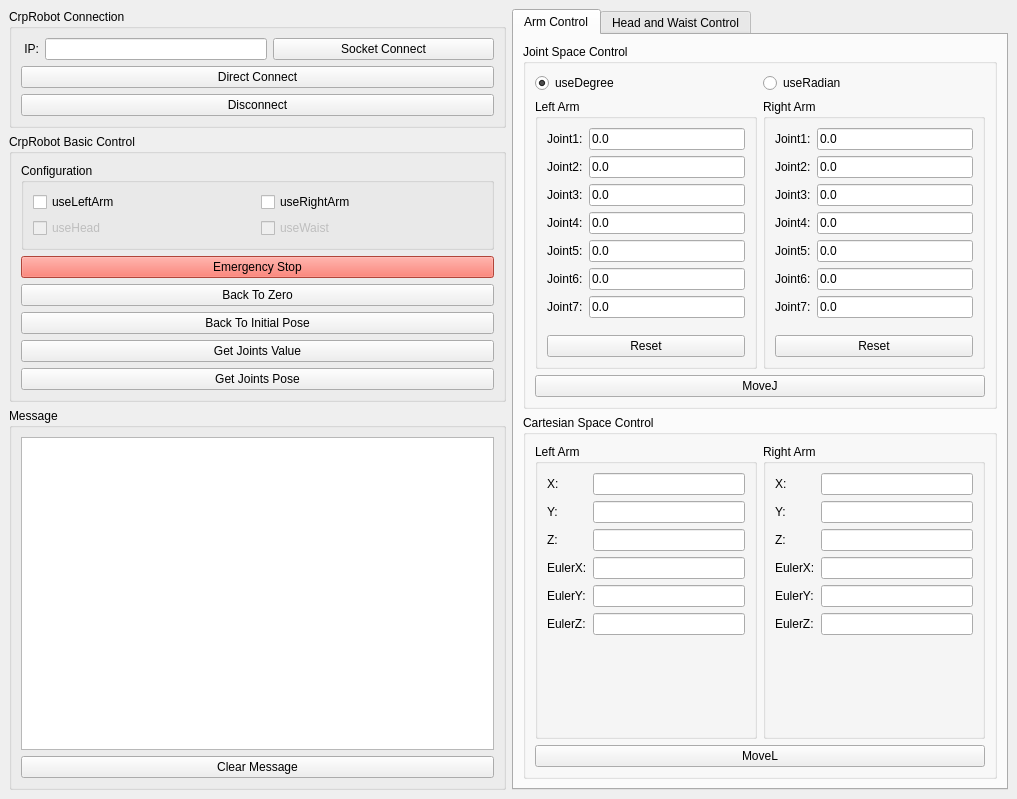
<?xml version="1.0" encoding="UTF-8"?>
<ui version="4.0">
 <class>CrpRobotBasicControlGUI</class>
 <widget class="QMainWindow" name="CrpRobotBasicControlGUI">
  <property name="geometry">
   <rect>
    <x>0</x>
    <y>0</y>
    <width>1017</width>
    <height>799</height>
   </rect>
  </property>
  <property name="font">
   <font>
    <weight>50</weight>
    <italic>false</italic>
    <bold>false</bold>
    <underline>false</underline>
    <strikeout>false</strikeout>
   </font>
  </property>
  <property name="windowTitle">
   <string>CrpRobotBasicControlGUI</string>
  </property>
  <widget class="QWidget" name="centralwidget">
   <layout class="QHBoxLayout" name="horizontalLayout">
    <item>
     <layout class="QVBoxLayout" name="verticalLayout_2">
      <property name="sizeConstraint">
       <enum>QLayout::SetDefaultConstraint</enum>
      </property>
      <item>
       <widget class="QGroupBox" name="groupBox">
        <property name="title">
         <string>CrpRobot Connection</string>
        </property>
        <layout class="QVBoxLayout" name="verticalLayout_4">
         <item>
          <layout class="QHBoxLayout" name="horizontalLayout_2">
           <item>
            <widget class="QLabel" name="label">
             <property name="text">
              <string> IP:</string>
             </property>
            </widget>
           </item>
           <item>
            <widget class="QLineEdit" name="ipLineEdit"/>
           </item>
           <item>
            <widget class="QPushButton" name="socketConnectPushButton">
             <property name="sizePolicy">
              <sizepolicy hsizetype="MinimumExpanding" vsizetype="Fixed">
               <horstretch>0</horstretch>
               <verstretch>0</verstretch>
              </sizepolicy>
             </property>
             <property name="text">
              <string>Socket Connect</string>
             </property>
            </widget>
           </item>
          </layout>
         </item>
         <item>
          <widget class="QPushButton" name="directConnectPushButton">
           <property name="sizePolicy">
            <sizepolicy hsizetype="Preferred" vsizetype="Fixed">
             <horstretch>0</horstretch>
             <verstretch>0</verstretch>
            </sizepolicy>
           </property>
           <property name="text">
            <string>Direct Connect</string>
           </property>
          </widget>
         </item>
         <item>
          <widget class="QPushButton" name="disconnectPushButton">
           <property name="styleSheet">
            <string notr="true"/>
           </property>
           <property name="text">
            <string>Disconnect</string>
           </property>
           <property name="autoDefault">
            <bool>false</bool>
           </property>
          </widget>
         </item>
        </layout>
       </widget>
      </item>
      <item>
       <widget class="QGroupBox" name="groupBox_2">
        <property name="title">
         <string>CrpRobot Basic Control</string>
        </property>
        <layout class="QVBoxLayout" name="verticalLayout_7">
         <item>
          <layout class="QVBoxLayout" name="verticalLayout_6">
           <item>
            <widget class="QGroupBox" name="groupBox_3">
             <property name="title">
              <string>Configuration</string>
             </property>
             <layout class="QGridLayout" name="gridLayout_2">
              <item row="0" column="1">
               <widget class="QCheckBox" name="rightArmCheckBox">
                <property name="text">
                 <string>useRightArm</string>
                </property>
               </widget>
              </item>
              <item row="1" column="0">
               <widget class="QCheckBox" name="headCheckBox">
                <property name="enabled">
                 <bool>false</bool>
                </property>
                <property name="text">
                 <string>useHead</string>
                </property>
               </widget>
              </item>
              <item row="1" column="1">
               <widget class="QCheckBox" name="waistCheckBox">
                <property name="enabled">
                 <bool>false</bool>
                </property>
                <property name="text">
                 <string>useWaist</string>
                </property>
               </widget>
              </item>
              <item row="0" column="0">
               <widget class="QCheckBox" name="leftArmCheckBox">
                <property name="text">
                 <string>useLeftArm</string>
                </property>
               </widget>
              </item>
             </layout>
            </widget>
           </item>
          </layout>
         </item>
         <item>
          <widget class="QPushButton" name="emergencyStopPushButton">
           <property name="styleSheet">
            <string notr="true">background-color: rgb(246, 97, 81);</string>
           </property>
           <property name="text">
            <string>Emergency Stop</string>
           </property>
          </widget>
         </item>
         <item>
          <widget class="QPushButton" name="backToZeroPushButton">
           <property name="text">
            <string>Back To Zero</string>
           </property>
          </widget>
         </item>
         <item>
          <widget class="QPushButton" name="backToInitPosePushButton">
           <property name="text">
            <string>Back To Initial Pose</string>
           </property>
          </widget>
         </item>
         <item>
          <widget class="QPushButton" name="getJointsValuePushButton">
           <property name="text">
            <string>Get Joints Value</string>
           </property>
          </widget>
         </item>
         <item>
          <widget class="QPushButton" name="getJointsPosePushButton">
           <property name="text">
            <string>Get Joints Pose</string>
           </property>
          </widget>
         </item>
        </layout>
       </widget>
      </item>
      <item>
       <widget class="QGroupBox" name="groupBox_4">
        <property name="title">
         <string>Message</string>
        </property>
        <layout class="QVBoxLayout" name="verticalLayout_8">
         <item>
          <widget class="QTextEdit" name="messageTextEdit"/>
         </item>
         <item>
          <widget class="QPushButton" name="clearMessagePushButton">
           <property name="text">
            <string>Clear Message</string>
           </property>
          </widget>
         </item>
        </layout>
       </widget>
      </item>
     </layout>
    </item>
    <item>
     <widget class="QTabWidget" name="tabWidget">
      <property name="enabled">
       <bool>true</bool>
      </property>
      <property name="sizePolicy">
       <sizepolicy hsizetype="Expanding" vsizetype="Expanding">
        <horstretch>0</horstretch>
        <verstretch>0</verstretch>
       </sizepolicy>
      </property>
      <property name="layoutDirection">
       <enum>Qt::LeftToRight</enum>
      </property>
      <property name="autoFillBackground">
       <bool>false</bool>
      </property>
      <property name="currentIndex">
       <number>0</number>
      </property>
      <widget class="QWidget" name="tab1">
       <property name="font">
        <font>
         <weight>50</weight>
         <italic>false</italic>
         <bold>false</bold>
         <underline>false</underline>
         <strikeout>false</strikeout>
        </font>
       </property>
       <property name="whatsThis">
        <string>&lt;html&gt;&lt;head/&gt;&lt;body&gt;&lt;p&gt;??&lt;/p&gt;&lt;/body&gt;&lt;/html&gt;</string>
       </property>
       <attribute name="title">
        <string>Arm Control</string>
       </attribute>
       <layout class="QVBoxLayout" name="verticalLayout_10">
        <item>
         <widget class="QGroupBox" name="groupBox_5">
          <property name="title">
           <string>Joint Space Control</string>
          </property>
          <layout class="QVBoxLayout" name="verticalLayout_11">
           <item>
            <layout class="QHBoxLayout" name="horizontalLayout_4">
             <item>
              <widget class="QRadioButton" name="degreeRadioButton">
               <property name="text">
                <string>useDegree</string>
               </property>
               <property name="checked">
                <bool>true</bool>
               </property>
              </widget>
             </item>
             <item>
              <widget class="QRadioButton" name="radianRadioButton">
               <property name="text">
                <string>useRadian</string>
               </property>
               <property name="checked">
                <bool>false</bool>
               </property>
              </widget>
             </item>
            </layout>
           </item>
           <item>
            <layout class="QHBoxLayout" name="horizontalLayout_3">
             <item>
              <widget class="QGroupBox" name="groupBox_7">
               <property name="title">
                <string>Left Arm</string>
               </property>
               <layout class="QGridLayout" name="gridLayout">
                <item row="0" column="0">
                 <layout class="QFormLayout" name="formLayout">
                  <item row="0" column="0">
                   <widget class="QLabel" name="label_2">
                    <property name="text">
                     <string>Joint1:</string>
                    </property>
                   </widget>
                  </item>
                  <item row="0" column="1">
                   <widget class="QLineEdit" name="leftArmJ1LineEdit">
                    <property name="text">
                     <string>0.0</string>
                    </property>
                   </widget>
                  </item>
                  <item row="1" column="0">
                   <widget class="QLabel" name="label_3">
                    <property name="text">
                     <string>Joint2:</string>
                    </property>
                   </widget>
                  </item>
                  <item row="1" column="1">
                   <widget class="QLineEdit" name="leftArmJ2LineEdit">
                    <property name="text">
                     <string>0.0</string>
                    </property>
                   </widget>
                  </item>
                  <item row="2" column="0">
                   <widget class="QLabel" name="label_4">
                    <property name="text">
                     <string>Joint3:</string>
                    </property>
                   </widget>
                  </item>
                  <item row="2" column="1">
                   <widget class="QLineEdit" name="leftArmJ3LineEdit">
                    <property name="text">
                     <string>0.0</string>
                    </property>
                   </widget>
                  </item>
                  <item row="3" column="0">
                   <widget class="QLabel" name="label_5">
                    <property name="text">
                     <string>Joint4:</string>
                    </property>
                   </widget>
                  </item>
                  <item row="3" column="1">
                   <widget class="QLineEdit" name="leftArmJ4LineEdit">
                    <property name="text">
                     <string>0.0</string>
                    </property>
                   </widget>
                  </item>
                  <item row="4" column="0">
                   <widget class="QLabel" name="label_6">
                    <property name="text">
                     <string>Joint5:</string>
                    </property>
                   </widget>
                  </item>
                  <item row="4" column="1">
                   <widget class="QLineEdit" name="leftArmJ5LineEdit">
                    <property name="text">
                     <string>0.0</string>
                    </property>
                   </widget>
                  </item>
                  <item row="5" column="0">
                   <widget class="QLabel" name="label_7">
                    <property name="text">
                     <string>Joint6:</string>
                    </property>
                   </widget>
                  </item>
                  <item row="5" column="1">
                   <widget class="QLineEdit" name="leftArmJ6LineEdit">
                    <property name="text">
                     <string>0.0</string>
                    </property>
                   </widget>
                  </item>
                  <item row="6" column="0">
                   <widget class="QLabel" name="label_8">
                    <property name="text">
                     <string>Joint7:</string>
                    </property>
                   </widget>
                  </item>
                  <item row="6" column="1">
                   <widget class="QLineEdit" name="leftArmJ7LineEdit">
                    <property name="text">
                     <string>0.0</string>
                    </property>
                   </widget>
                  </item>
                 </layout>
                </item>
                <item row="1" column="0">
                 <widget class="QPushButton" name="resetLeftArmPushButton">
                  <property name="text">
                   <string>Reset</string>
                  </property>
                 </widget>
                </item>
               </layout>
              </widget>
             </item>
             <item>
              <widget class="QGroupBox" name="groupBox_8">
               <property name="title">
                <string>Right Arm</string>
               </property>
               <layout class="QGridLayout" name="gridLayout_3">
                <item row="0" column="0">
                 <layout class="QFormLayout" name="formLayout_2">
                  <item row="0" column="0">
                   <widget class="QLabel" name="label_9">
                    <property name="text">
                     <string>Joint1:</string>
                    </property>
                   </widget>
                  </item>
                  <item row="0" column="1">
                   <widget class="QLineEdit" name="rightArmJ1LineEdit">
                    <property name="text">
                     <string>0.0</string>
                    </property>
                   </widget>
                  </item>
                  <item row="1" column="0">
                   <widget class="QLabel" name="label_10">
                    <property name="text">
                     <string>Joint2:</string>
                    </property>
                   </widget>
                  </item>
                  <item row="1" column="1">
                   <widget class="QLineEdit" name="rightArmJ2LineEdit">
                    <property name="text">
                     <string>0.0</string>
                    </property>
                   </widget>
                  </item>
                  <item row="2" column="0">
                   <widget class="QLabel" name="label_11">
                    <property name="text">
                     <string>Joint3:</string>
                    </property>
                   </widget>
                  </item>
                  <item row="2" column="1">
                   <widget class="QLineEdit" name="rightArmJ3LineEdit">
                    <property name="text">
                     <string>0.0</string>
                    </property>
                   </widget>
                  </item>
                  <item row="3" column="0">
                   <widget class="QLabel" name="label_12">
                    <property name="text">
                     <string>Joint4:</string>
                    </property>
                   </widget>
                  </item>
                  <item row="3" column="1">
                   <widget class="QLineEdit" name="rightArmJ4LineEdit">
                    <property name="text">
                     <string>0.0</string>
                    </property>
                   </widget>
                  </item>
                  <item row="4" column="0">
                   <widget class="QLabel" name="label_13">
                    <property name="text">
                     <string>Joint5:</string>
                    </property>
                   </widget>
                  </item>
                  <item row="4" column="1">
                   <widget class="QLineEdit" name="rightArmJ5LineEdit">
                    <property name="text">
                     <string>0.0</string>
                    </property>
                   </widget>
                  </item>
                  <item row="5" column="0">
                   <widget class="QLabel" name="label_14">
                    <property name="text">
                     <string>Joint6:</string>
                    </property>
                   </widget>
                  </item>
                  <item row="5" column="1">
                   <widget class="QLineEdit" name="rightArmJ6LineEdit">
                    <property name="text">
                     <string>0.0</string>
                    </property>
                   </widget>
                  </item>
                  <item row="6" column="0">
                   <widget class="QLabel" name="label_15">
                    <property name="text">
                     <string>Joint7:</string>
                    </property>
                   </widget>
                  </item>
                  <item row="6" column="1">
                   <widget class="QLineEdit" name="rightArmJ7LineEdit">
                    <property name="text">
                     <string>0.0</string>
                    </property>
                   </widget>
                  </item>
                 </layout>
                </item>
                <item row="1" column="0">
                 <widget class="QPushButton" name="resetRightArmPushButton">
                  <property name="text">
                   <string>Reset</string>
                  </property>
                 </widget>
                </item>
               </layout>
              </widget>
             </item>
            </layout>
           </item>
           <item>
            <widget class="QPushButton" name="moveJPushButton">
             <property name="text">
              <string>MoveJ</string>
             </property>
            </widget>
           </item>
          </layout>
         </widget>
        </item>
        <item>
         <widget class="QGroupBox" name="groupBox_6">
          <property name="title">
           <string>Cartesian Space Control</string>
          </property>
          <layout class="QVBoxLayout" name="verticalLayout_12">
           <item>
            <layout class="QVBoxLayout" name="verticalLayout_9">
             <item>
              <layout class="QHBoxLayout" name="horizontalLayout_5">
               <item>
                <widget class="QGroupBox" name="groupBox_9">
                 <property name="title">
                  <string>Left Arm</string>
                 </property>
                 <layout class="QHBoxLayout" name="horizontalLayout_6">
                  <item>
                   <layout class="QFormLayout" name="formLayout_5">
                    <item row="0" column="0">
                     <widget class="QLabel" name="label_30">
                      <property name="sizePolicy">
                       <sizepolicy hsizetype="Preferred" vsizetype="Preferred">
                        <horstretch>0</horstretch>
                        <verstretch>0</verstretch>
                       </sizepolicy>
                      </property>
                      <property name="text">
                       <string>X:</string>
                      </property>
                     </widget>
                    </item>
                    <item row="0" column="1">
                     <widget class="QLineEdit" name="leftArmXLineEdit"/>
                    </item>
                    <item row="1" column="0">
                     <widget class="QLabel" name="label_31">
                      <property name="text">
                       <string>Y:</string>
                      </property>
                     </widget>
                    </item>
                    <item row="1" column="1">
                     <widget class="QLineEdit" name="leftArmYLineEdit"/>
                    </item>
                    <item row="2" column="0">
                     <widget class="QLabel" name="label_32">
                      <property name="text">
                       <string>Z:</string>
                      </property>
                     </widget>
                    </item>
                    <item row="2" column="1">
                     <widget class="QLineEdit" name="leftArmZLineEdit"/>
                    </item>
                    <item row="3" column="0">
                     <widget class="QLabel" name="label_33">
                      <property name="text">
                       <string>EulerX:</string>
                      </property>
                     </widget>
                    </item>
                    <item row="3" column="1">
                     <widget class="QLineEdit" name="leftArmEulerXLineEdit"/>
                    </item>
                    <item row="4" column="0">
                     <widget class="QLabel" name="label_34">
                      <property name="text">
                       <string>EulerY:</string>
                      </property>
                     </widget>
                    </item>
                    <item row="4" column="1">
                     <widget class="QLineEdit" name="leftArmEulerYLineEdit"/>
                    </item>
                    <item row="5" column="0">
                     <widget class="QLabel" name="label_35">
                      <property name="text">
                       <string>EulerZ:</string>
                      </property>
                     </widget>
                    </item>
                    <item row="5" column="1">
                     <widget class="QLineEdit" name="leftArmEulerZLineEdit"/>
                    </item>
                   </layout>
                  </item>
                 </layout>
                </widget>
               </item>
               <item>
                <widget class="QGroupBox" name="groupBox_10">
                 <property name="title">
                  <string>Right Arm</string>
                 </property>
                 <layout class="QHBoxLayout" name="horizontalLayout_7">
                  <item>
                   <layout class="QFormLayout" name="formLayout_6">
                    <item row="0" column="0">
                     <widget class="QLabel" name="label_37">
                      <property name="text">
                       <string>X:</string>
                      </property>
                     </widget>
                    </item>
                    <item row="0" column="1">
                     <widget class="QLineEdit" name="rightArmXLineEdit"/>
                    </item>
                    <item row="1" column="0">
                     <widget class="QLabel" name="label_38">
                      <property name="text">
                       <string>Y:</string>
                      </property>
                     </widget>
                    </item>
                    <item row="1" column="1">
                     <widget class="QLineEdit" name="rightArmYLineEdit"/>
                    </item>
                    <item row="2" column="0">
                     <widget class="QLabel" name="label_39">
                      <property name="text">
                       <string>Z:</string>
                      </property>
                     </widget>
                    </item>
                    <item row="2" column="1">
                     <widget class="QLineEdit" name="rightArmZLineEdit"/>
                    </item>
                    <item row="3" column="0">
                     <widget class="QLabel" name="label_40">
                      <property name="text">
                       <string>EulerX:</string>
                      </property>
                     </widget>
                    </item>
                    <item row="3" column="1">
                     <widget class="QLineEdit" name="rightArmEulerXLineEdit"/>
                    </item>
                    <item row="4" column="0">
                     <widget class="QLabel" name="label_41">
                      <property name="text">
                       <string>EulerY:</string>
                      </property>
                     </widget>
                    </item>
                    <item row="4" column="1">
                     <widget class="QLineEdit" name="rightArmEulerYLineEdit"/>
                    </item>
                    <item row="5" column="0">
                     <widget class="QLabel" name="label_42">
                      <property name="text">
                       <string>EulerZ:</string>
                      </property>
                     </widget>
                    </item>
                    <item row="5" column="1">
                     <widget class="QLineEdit" name="rightArmEulerZLineEdit"/>
                    </item>
                   </layout>
                  </item>
                 </layout>
                </widget>
               </item>
              </layout>
             </item>
             <item>
              <widget class="QPushButton" name="moveLPushButton">
               <property name="text">
                <string>MoveL</string>
               </property>
              </widget>
             </item>
            </layout>
           </item>
          </layout>
         </widget>
        </item>
       </layout>
      </widget>
      <widget class="QWidget" name="tab2">
       <attribute name="title">
        <string>Head and Waist Control</string>
       </attribute>
      </widget>
     </widget>
    </item>
   </layout>
  </widget>
 </widget>
 <resources/>
 <connections/>
</ui>
